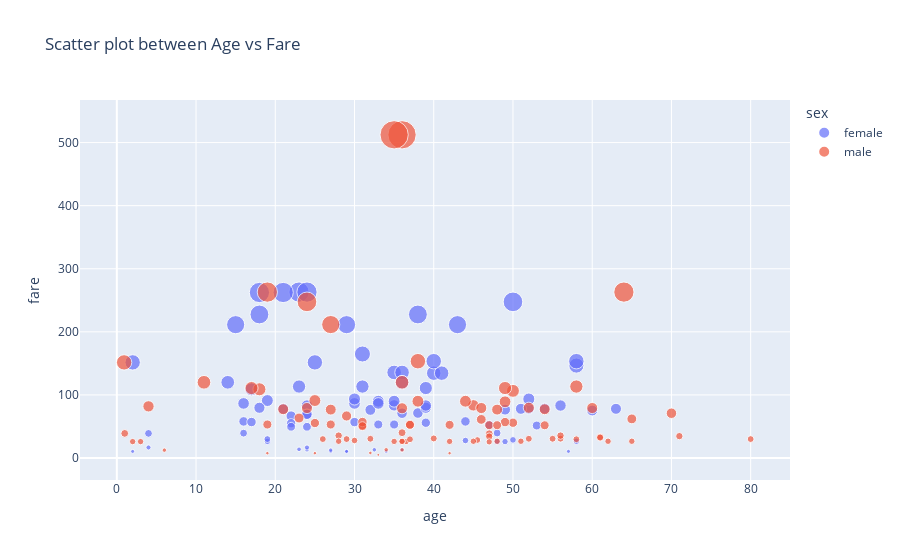

Notebook code for this chart:
### Code cell
# scatter plot:
fig = px.scatter(data_frame=df,x="age",y="fare",
                color="sex",
                size="fare", # base on fare value 
                title="Scatter plot between Age vs Fare")
fig.show()
fig.write_image("scatter.png") # if we zoom this our image will be broken
fig.write_image("scatter_scale.png",scale=3) # better zooming control
